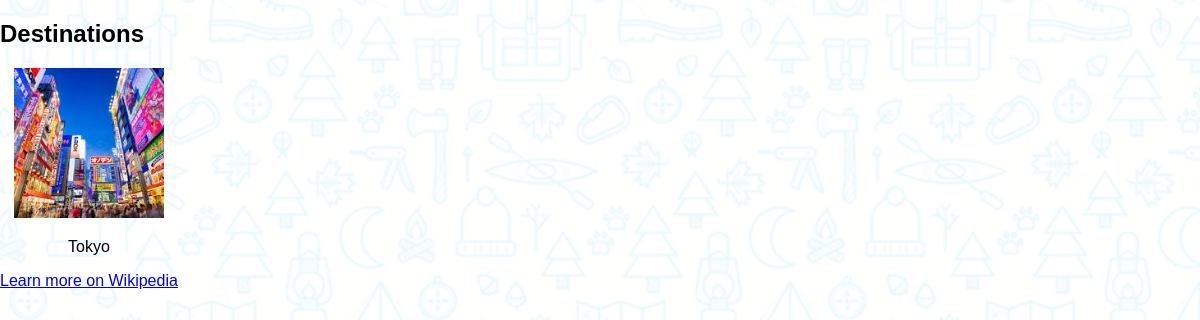
Screenshot of /destinations/1 with the database file from the repository.
### tables this page shows
CREATE TABLE destinations (
    id INTEGER PRIMARY KEY AUTOINCREMENT,
    name TEXT NOT NULL,
    country_id INTEGER,
    image_path TEXT,
    FOREIGN KEY (country_id) REFERENCES countries (id)
);

### app.py (the view)
@app.route('/destinations/<int:country_id>')
def destinations(country_id):
    destinations = get_destinations_by_country(country_id)
    return render_template('destinations.html', destinations=destinations)

### app.py (called while the page is built)
def get_destinations_by_country(country_id):
    db_path = os.path.join(os.path.dirname(__file__), 'db', 'trip_planner.db')
    conn = sqlite3.connect(db_path)
    cursor = conn.cursor()
    cursor.execute('''
        SELECT destinations.name, destinations.image_path
        FROM destinations
        WHERE destinations.country_id = ?
    ''', (country_id,))
    destinations = cursor.fetchall()
    conn.close()
    return destinations

### templates/destinations.html (shortened to what this page needs)
<!DOCTYPE html>
<html lang="en">
<head>
    <link rel="stylesheet" href="{{ url_for('static', filename='styles.css') }}">
</head>
<body>
    {% if destinations %}
        <h2>Destinations</h2>
        <div class="destination-list">
            {% for destination in destinations %}
                <div class="destination-item">
                    <img src="{{ url_for('static', filename=destination[1]) }}" alt="{{ destination[0] }}" class="destination-image">
                    <p>{{ destination[0] }}</p>
                    <a href="https://en.wikipedia.org/wiki/{{ destination[0] }}" target="_blank">Learn more on Wikipedia</a>
                </div>
            {% endfor %}
        </div>
    {% else %}
        <p>No destinations found.</p>
    {% endif %}
</body>
</html>

### static/styles.css (style rules this page uses)
body { background-image: url('/static/images/background.png'); background-size: auto; background-position: center; background-repeat: repeat; font-family: Arial, sans-serif; margin: 0; padding: 0; }
.destination-list { display: flex; flex-wrap: wrap; gap: 20px; }
.destination-item { text-align: center; }
.destination-image { width: 150px; height: 150px; object-fit: cover; transition: transform 0.3s ease; }

### rows the page displays
destinations: image_path (picture), name "Tokyo"
